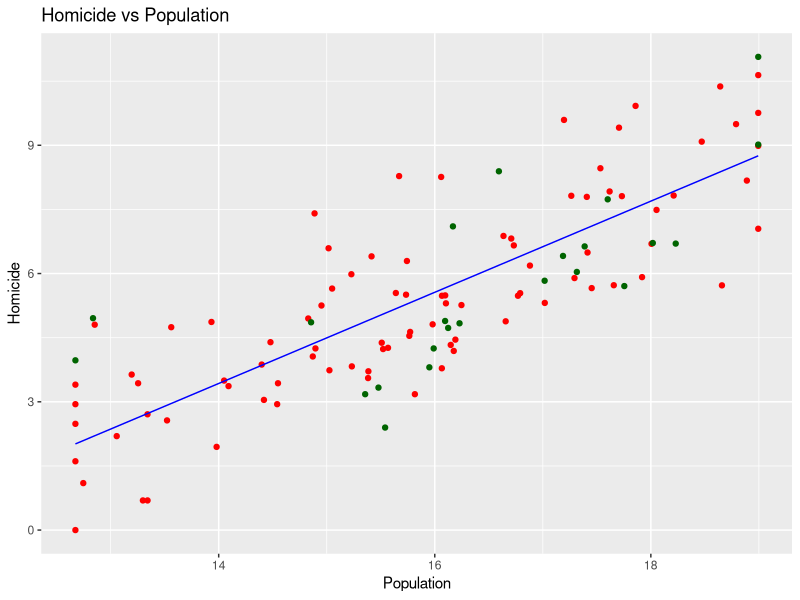
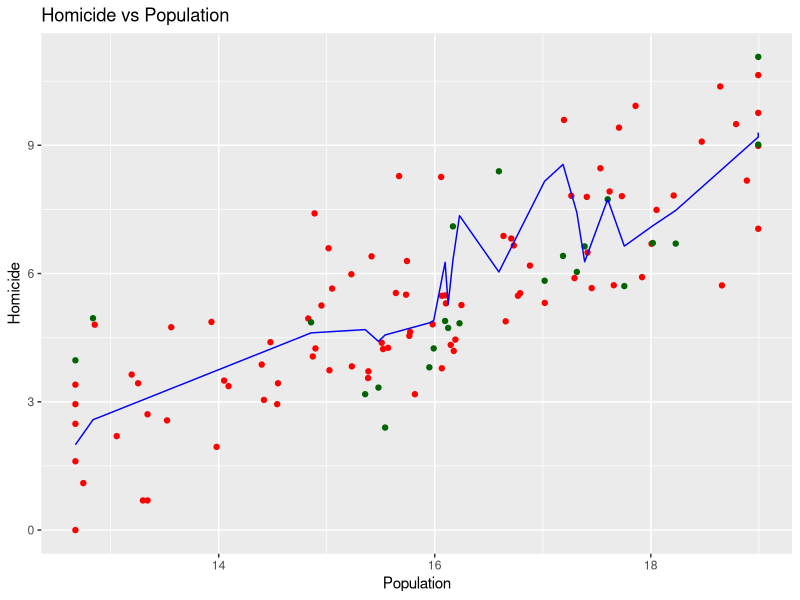
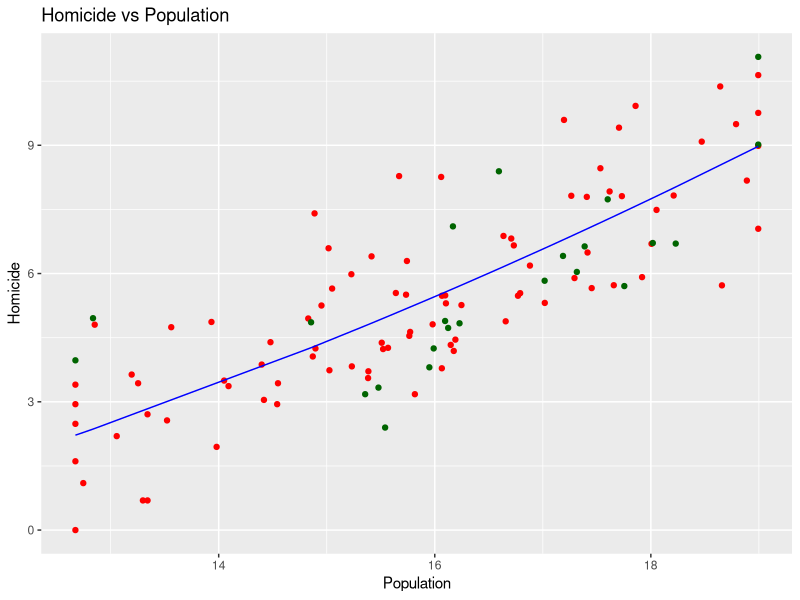

The R script that drew these images, in order:
## ---- chunk 1
#Source files are here
#setwd('D:/luzanova')

##Features scaling is included in the packages we will work with

#Download the files
f_train <- read.csv2('crime_train.csv', header = TRUE, encoding = 'UNICOD')
f_train <- f_train[,-c(1,2,18)]
f_test <- read.csv2('crime_test.csv', header = TRUE, encoding = 'UNICOD')
f_test <- f_test[,-c(1,2,18)]
## ---- chunk 2
model_sr <- lm(Homicide ~ Population , f_train)
summary(model_sr)
## ---- chunk 3
p_sr <- predict(model_sr, f_test)

r2_sr <- 1-sum((f_train$Homicide - predict(model_sr, f_train))^2)/sum((f_train$Homicide - mean(f_train$Homicide))^2)
R2_sr <- cor(f_train$Homicide, fitted(model_sr))^2 #simplier ex.

train_mse_sr <- sum((f_train$Homicide-predict(model_sr, f_train))^2)/length(f_train$Homicide)
test_mse_sr <- sum((f_test$Homicide-p_sr)^2)/length(p_sr)

r2_sr
R2_sr
train_mse_sr
test_mse_sr
## ---- chunk 4
library(ggplot2)
ggplot() +
  geom_point(aes(f_train$Population, f_train$Homicide),colour = 'red') +
  geom_point(aes(f_test$Population, f_test$Homicide),colour = 'darkgreen') +
  geom_line(aes(f_test$Population, p_sr),colour = 'blue') +
  ggtitle('Homicide vs Population') +
  xlab('Population') +
  ylab('Homicide')
## ---- chunk 5
model_mr <- lm(data = f_train, Homicide ~ .) 
summary(model_mr)  
## ---- chunk 6

model_opt <- lm(data = f_train, Homicide ~ Population + Life_expect  +  Empl_serv) 
summary(model_opt)  
## ---- chunk 7
p_mr <- predict(model_opt, f_test)

train_mse_opt <- sum((f_train$Homicide-predict(model_opt, f_train))^2)/length(f_train$Homicide)
test_mse_opt <- sum((f_test$Homicide-p_mr)^2)/length(p_mr)

train_mse_opt
test_mse_opt
## ---- chunk 8
ggplot() +
  geom_point(aes(f_train$Population, f_train$Homicide),colour = 'red') +
  geom_point(aes(f_test$Population, f_test$Homicide),colour = 'dark green') +
  geom_line(aes(f_test$Population, p_mr),colour = 'blue') +
  ggtitle('Homicide vs Population') +
  xlab('Population') +
  ylab('Homicide')
## ---- chunk 9
f_train_poly <- f_train[,c('Homicide', 'Population')]
f_test_poly <- f_test[,c('Homicide', 'Population')]
f_train_poly$Population2 <- f_train_poly$Population^2
f_train_poly$Population3 <- f_train_poly$Population^3
f_test_poly$Population2 <- f_test_poly$Population^2
f_test_poly$Population3 <- f_test_poly$Population^3
## ---- chunk 10
model_pr <- lm(data = f_train_poly, Homicide ~ Population2 + Population3) 
summary(model_pr)  
## ---- chunk 11
p_pr <- predict(model_pr, f_test_poly)

train_mse_poly <- sum((f_train_poly$Homicide-predict(model_pr, f_train_poly))^2)/length(f_train_poly$Homicide)
test_mse_poly <- sum((f_test_poly$Homicide-p_pr)^2)/length(p_pr)

train_mse_poly
test_mse_poly
## ---- chunk 12
ggplot() +
  geom_point(aes(f_train_poly$Population, f_train_poly$Homicide),colour = 'red') +
  geom_point(aes(f_test_poly$Population, f_test_poly$Homicide),colour = 'dark green') +
  geom_line(aes(f_test_poly$Population, p_pr),colour = 'blue') +
  ggtitle('Homicide vs Population') +
  xlab('Population') +
  ylab('Homicide')
## ---- chunk 13
fit <- data.frame(p_sr, p_mr, p_pr)
write.csv2(fit, file = "crime_fit.csv")
